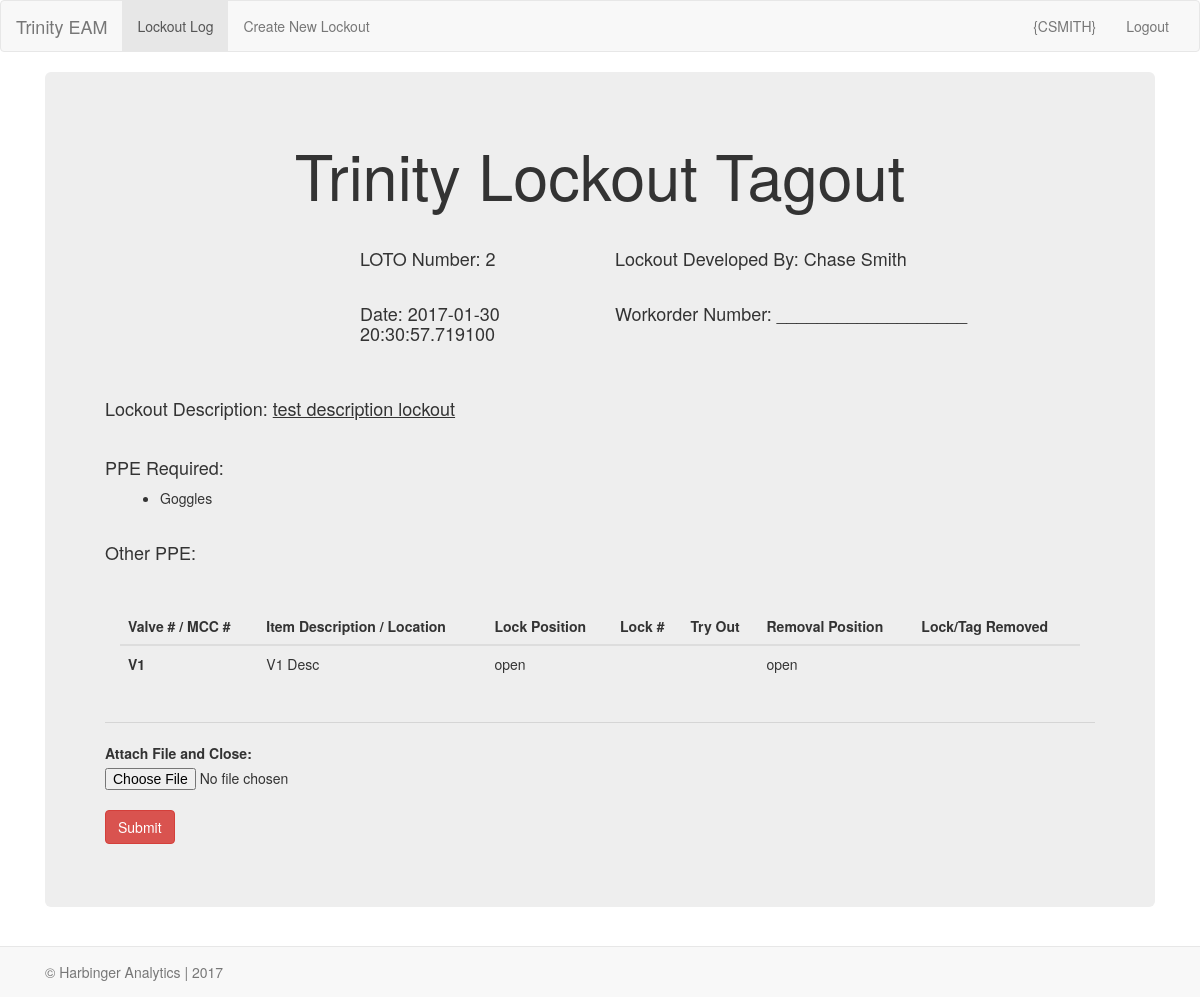
The app's page /lockout/2, older data.
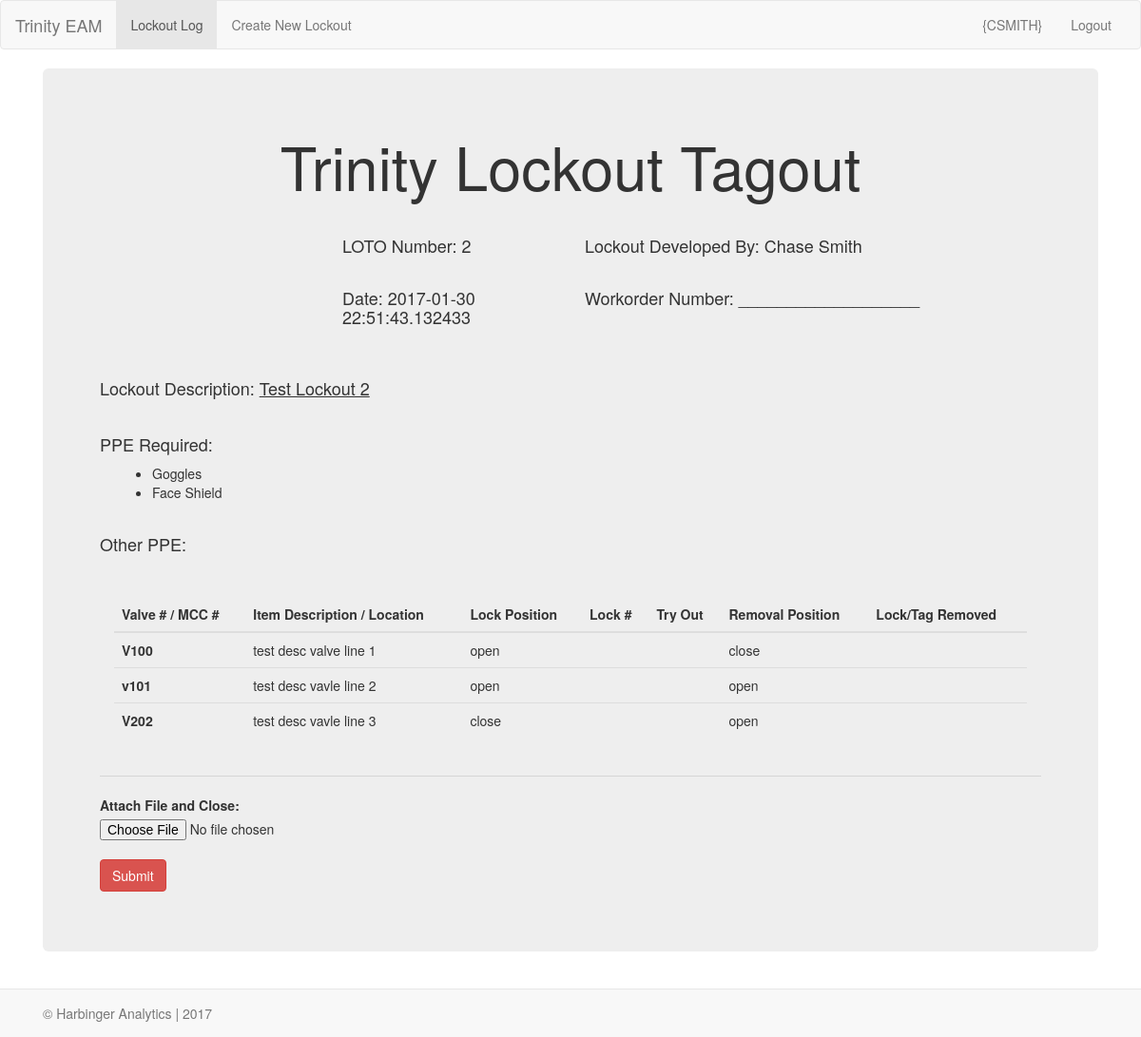
The same page, newer data.
### models.py (models this page shows, shortened)
class Lockout(db.Model):
    __tablename__="lockout"
    id=db.Column(db.Integer, primary_key=True)
    lockout_description=db.Column(db.String(200), nullable=False)
    lockout_author = db.relationship('User', backref=db.backref('lockout_author', lazy='dynamic'))
    user_id=db.Column('user_id', db.Integer, db.ForeignKey('user.id'))
    filename=db.Column(db.String(300), nullable=True)
    status=db.Column(db.Boolean(), default=True)
    goggles=db.Column(db.Boolean(), default=False)
    faceshield=db.Column(db.Boolean(),default=False)
    fullface=db.Column(db.Boolean(), default=False)
    dustmask=db.Column(db.Boolean(), default=False)
    leathergloves=db.Column(db.Boolean(), default=False)
    saranax=db.Column(db.Boolean(), default=False)
    nitrilegloves=db.Column(db.Boolean(), default=False)
    chemicalgloves=db.Column(db.Boolean(), default=False)
    chemicalsuit=db.Column(db.Boolean(),default=False)
    tyrex=db.Column(db.Boolean(),default=False)
    rubberboots=db.Column(db.Boolean(),default=False)
    sar=db.Column(db.Boolean(),default=False)
    data=db.Column(db.LargeBinary(),nullable=True,)
    date=db.Column(db.DateTime)
    ppe=db.Column(db.String(50), nullable=True)

class Lockout_Line(db.Model):
    __tablename__="lockout_line"
    id=db.Column(db.Integer, primary_key=True)
    valve_number=db.Column(db.String(10), nullable=False)
    line_description=db.Column(db.String(50), nullable=True)
    lock_position=db.Column(db.String(10), nullable=False)
    removal_position=db.Column(db.String(10), nullable=False)
    lockout=db.relationship('Lockout', backref=db.backref('lockout', lazy='dynamic'))
    lockout_id=db.Column('lockout_id', db.Integer, db.ForeignKey('lockout.id'))

### app.py (the view)
@app.route('/lockout/<int:this_lockout_id>', methods=['POST', 'GET'])
def this_lockout(this_lockout_id):
    this_lockout=db.session.query(Lockout).filter_by(id=this_lockout_id).first()
    lockout_lines=this_lockout.lockout
    if request.method=='POST':
        files = request.files['inputFile']
        this_file=db.session.query(Lockout).first()
        this_file.filename=filename=files.filename
        this_file.data=files.read()
        this_lockout.status=False
        db.session.commit()
        return redirect(url_for('index'))
    else:
        return render_template('upload.html', this_lockout=this_lockout, lockout_lines=lockout_lines)

### templates/upload.html (shortened to what this page needs)
{% extends "base.html" %}
{% import "bootstrap/wtf.html" as wtf %}
{% block content %}
<div class="container-fluid">
  <div class="jumbotron">
      <div class="text-center">
        <h1> Trinity Lockout Tagout </h1>
      </div>
        <br>
        <div class="row">
          <div class="col-xs-3 col-xs-offset-3 form-group">
            <h4> LOTO Number: {{ this_lockout.id }} </h4>
          </div>
          <div class="col-xs-6 form-group">
            <h4>Lockout Developed By: {{ this_lockout.lockout_author.first_name }} {{ this_lockout.lockout_author.last_name }}</h4>
          </div>
          <div class="col-xs-3 col-xs-offset-3 form-group">
            <h4>Date: {{ this_lockout.date }}</h4>
          </div>
          <div class="col-xs-6 form-group">
            <h4>Workorder Number: ___________________</h4>
          </div>
        </div>
      <br>
      <div class="row">
        <div class="col-xs-12">
          <h4>Lockout Description: <u>{{ this_lockout.lockout_description }}</u></h4>
        </div>
      </div>
          <br>
          <h4> PPE Required: </h4>
            <div class="col-xs-6 form-group">
              <ul>
                {% if this_lockout.goggles == True %}
                  <li>Goggles</li>
                {% endif %}
                {% if this_lockout.faceshield == True %}
                  <li>Face Shield</li>
                {% endif %}
              </ul>
            </div>
          <div class="row">
            <div class="col-xs-12 form-group">
              <h4>Other PPE:<u>{{ this_lockout.ppe }}</u></h4>
            </div>
          </div>
    <br>
  <div class="container">
    <table class="table">
      <thead>
        <tr>
          <th>Valve # / MCC #</th>
          <th>Item Description / Location</th>
          <th>Lock Position</th>
          <th>Lock #</th>
          <th>Try Out</th>
          <th>Removal Position</th>
          <th>Lock/Tag Removed</th>
        </tr>
      </thead>
      <tbody>
    {% for each in lockout_lines %}
        <tr>
          <th scope="row">{{ each.valve_number}}</th>
            <td>{{ each.line_description }}</td>
            <td>{{ each.lock_position }}</td>
            <td></td>
            <td></td>
            <td>{{ each.removal_position }}</td>
            <td></td>
        </tr>
    {% endfor %}
      </tbody>
    </table>
  </div>
<hr>
  <form method="POST" enctype=multipart/form-data action="/lockout/{{this_lockout.id}}">
    <div class="form-group">
      <label for="attach">Attach File and Close:</label>
      <input  id="attach" type="file" class="file" name="inputFile">
      <br>
      <button  type="submit" class="btn btn-danger">Submit</button>
    </div>
  </form>
  </div>
</div>
{% endblock %}

Row changes from the older to the newer data that the page shows:
changed Lockout id 2: date "2017-01-30 20:30:57.719100" → "2017-01-30 22:51:43.132433"; lockout_description "test description lockout" → "Test Lockout 2"; faceshield False → True (drawn)
changed Lockout_Line: valve_number "V1" → "V100"; line_description "V1 Desc" → "test desc valve line 1"; removal_position "open" → "close"
now on this page (row edited): Lockout_Line: valve_number "v101", line_description "test desc vavle line 2", lock_position "open", removal_position "open"
now on this page (row edited): Lockout_Line: valve_number "V202", line_description "test desc vavle line 3", lock_position "close", removal_position "open"
Text that changed along with them:
text now shown: "Face Shield"
